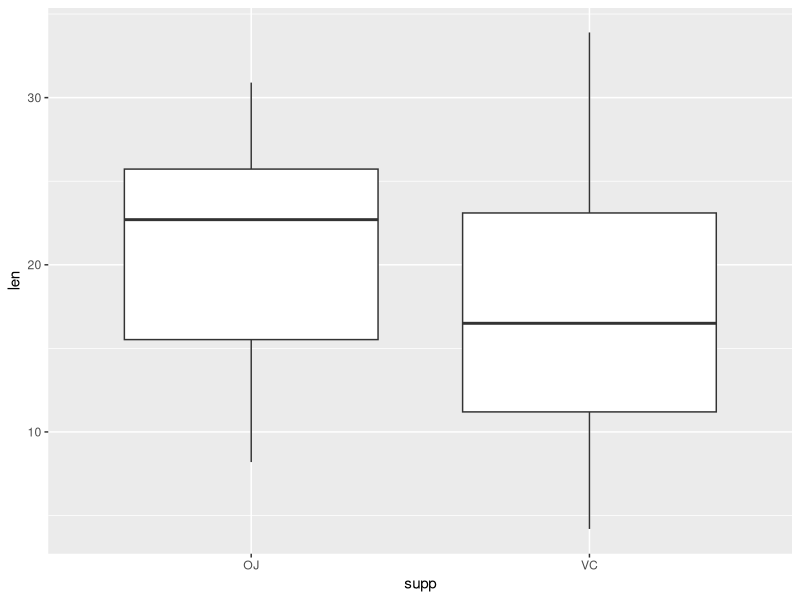
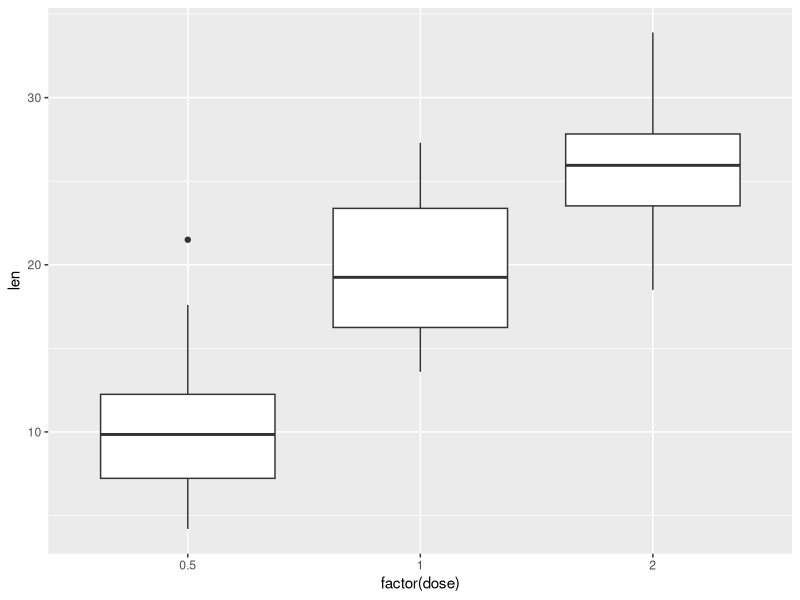
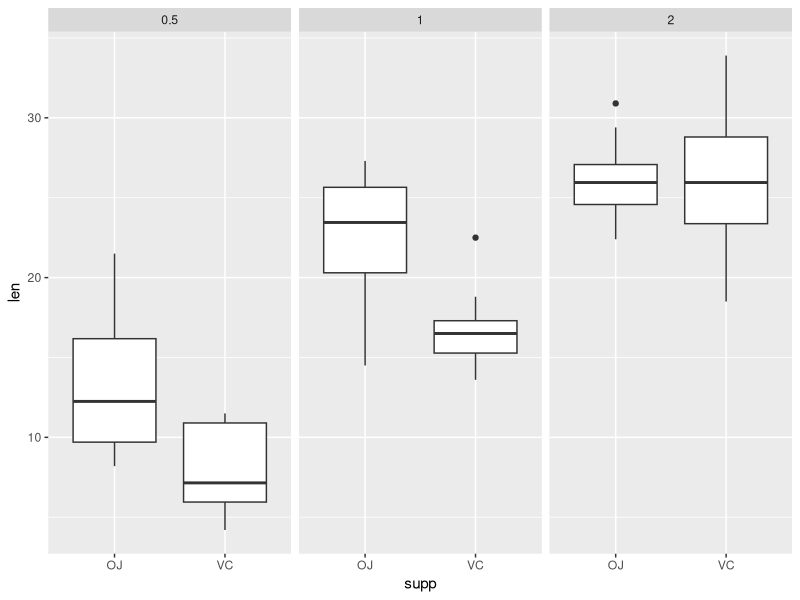

The R source for these figures, in order:
library(ggplot2)
library(dplyr)


##  Load the ToothGrowth data set (included with R data sets). [Read the help file for this data set
## to familiarize yourself with the data; you will need to include some of this information in your
## report to provide context and explain what you are doing.]
data <- data.frame(ToothGrowth)
?ToothGrowth
View(data)
# Adding a variable to help distinguish dose
classify <- function(n) 
{
  if (n >= 2)
    return("High")
  else if(n>=1)
    return("Moderate")
  else
    return("Low")
}
data$dosage <- sapply(data$dose,classify)

##  Create plots to compare growth. Make a single plot for each bullet item below. Each plot should
## show side-by-side boxplots to allow comparison.
# By delivery method of supplement:
data_plot1 <- ggplot(data, aes(supp, len))
data_plot1 <- data_plot1 + geom_boxplot()
data_plot1

# The orange juice supplement produces a higher amount
# of growth in the teeth.It has a higher values in its 5# summary 

# By dosage
data_plot2 <- ggplot(data, aes(factor(dose), len))
data_plot2 <- data_plot2 + geom_boxplot()
data_plot2

# The high dosage amount produces the greatest amount of
# tooth length growth.

# By both variables combined
data_plot3 <- ggplot(data, aes(supp, len))
data_plot3 <- data_plot3 + facet_grid(.~dose)
data_plot3 <- data_plot3 + geom_boxplot()
data_plot3

# From the combined graphs, the highest dosage amount
# produces the most growth. This growth trend is present
# of the supplements. It actually seems to be that dosage
# amount has a strong influence in tooth growth.

## Construct a 95% confidence interval for mean amount of growth one could expect for
# Guinea pigs who receive a supplement as ascorbic acid (any dosage):
data_vc <- data %>% 
  select(supp, len) %>% 
  filter(supp == "VC")
t_test_vc <- t.test(data_vc$len)
conf_vc <- t_test_vc$conf.int
conf_vc

?t.test

# Guinea pigs who receive 2 mg of the supplement, delivered via orange juice:
data_oj <- data %>% 
  select(dosage, supp, len) %>% 
  filter(supp == "OJ") %>% 
  filter(dosage == "High")
data_oj
t_test_oj <- t.test(data_oj$len)
conf_oj <- t_test_vc$conf.int
conf_oj

## Conduct t-tests* to compare mean growth between the following pairs.
## Between guinea pigs who receive ascorbic acid and those who receive orange juice,
## regardless of dosage (2-sided test).
# Ho: The growth of teeth is equal when the supplements is ascorbic acid or orange juice.
# Ha: The growth of teeth is not equal when the supplements is ascorbic acid or orange juice.
test1 <- t.test(data_vc$len, data_oj$len)
test1
# Explain


# Between guinea pigs who receive a 1 mg dose from orange juice and those who receive
# a 2 mg dose from orange juice (1-sided test)
data_2_oj_mod <- data %>% 
  filter(supp == "OJ") %>% 
  filter(dosage == "Moderate")
data_2_oj_high <- data %>% 
  filter(supp == "OJ") %>% 
  filter(dosage == "High")
# Ho: A moderate amount of dosage will be equal to a high amount of dosage.
# Ha: A moderate amount of dosage will be less than a high amount of dosage.
test2 <- t.test(data_2_oj_mod$len, data_2_oj_high$len, alternative = "less")
test2
# The result is significant, so the test rejects the null hypothesis.
# The 2 populations being compared are the guinea pigs that are given 
#   a moderate dosage of orange juice and a high dosage of orange juice.
#   It is likely that a a moderate amount of dosage produces less growth
#   than a high dosage.

## Between guinea pigs who receive a 1 mg dose from ascorbic acid and those who receive
## a 2 mg dose from ascorbic acid (1-sided test)
data_3_vc_mod <- data %>% 
  filter(supp == "VC") %>% 
  filter(dosage == "Moderate")
data_3_vc_high <- data %>% 
  filter(supp == "VC") %>% 
  filter(dosage == "High")
# Ho: A moderate dosage of ascorbic acid produces tooth growth equal to 
#   the high dosage of ascorbic acid.
# Ha:  A moderate dosage of ascorbic acid produces tooth growth less than 
#   the high dosage of ascorbic acid.
test3 <- t.test(data_3_vc_mod$len, data_3_vc_high$len, alternative = "less")
test3
# The result is significant, so the test rejects the null hypothesis.
# The 2 populations being compared are the guinea pigs that are given 
#   a moderate dosage of ascorbic acid and a high dosage of ascorbic acid. There
#   is a significant difference between the moderate dosage and the high dosage.

## Between guinea pigs who receive a 1 mg dose from ascorbic acid and those who receive
## a 1 mg dose from orange juice (2-sided test)
data_4_vc_mod <- data %>% 
  filter(supp=="VC") %>% 
  filter(dosage=="Moderate")
data_4_oj_mod <- data %>% 
  filter(supp=="OJ") %>% 
  filter(dosage=="Moderate")
# Ho: A moderate dosage of ascorbic acid produces tooth growth equal to 
#   a moderate dosage of orange juice.
# Ha:  A moderate dosage of ascorbic acid produces tooth growth not equal to 
#   the moderate dosage of orange juice.
test4 <- t.test(data_4_vc_mod$len,data_4_oj_mod$len)
test4
# The result is significant, so the test rejects the null hypothesis.
# The 2 populations being compared are the guinea pigs that are given 
#   a moderate dosage of ascorbic acid and a moderate dosage of orange juice. There
#   is a significant difference between the moderate dosage of ascorbic acid
#   and moderate dosage of orange juice.

# Between guinea pigs who receive a 2 mg dose from ascorbic acid and those who receive
# a 2 mg dose from orange juice (2-sided test)
data_5_vc_high <- data %>% 
  filter(supp=="VC") %>% 
  filter(dosage=="High")
data_5_oj_high <- data %>% 
  filter(supp=="OJ") %>% 
  filter(dosage=="High")
# Ho: A high dosage of ascorbic acid produces tooth growth equal to 
#   a high dosage of orange juice.
# Ha:  A high dosage of ascorbic acid produces tooth growth not equal to 
#   the high dosage of orange juice.
test5 <- t.test(data_5_vc_high$len,data_5_oj_high$len)
test5
# The result is not significant, so the test fails to reject the null hypothesis.
# The 2 populations being compared are the guinea pigs that are given 
#   a high dosage of ascorbic acid and a high dosage of orange juice. There
#   is no significant difference between the high dosage of ascorbic acid
#   and high dosage of orange juice.

